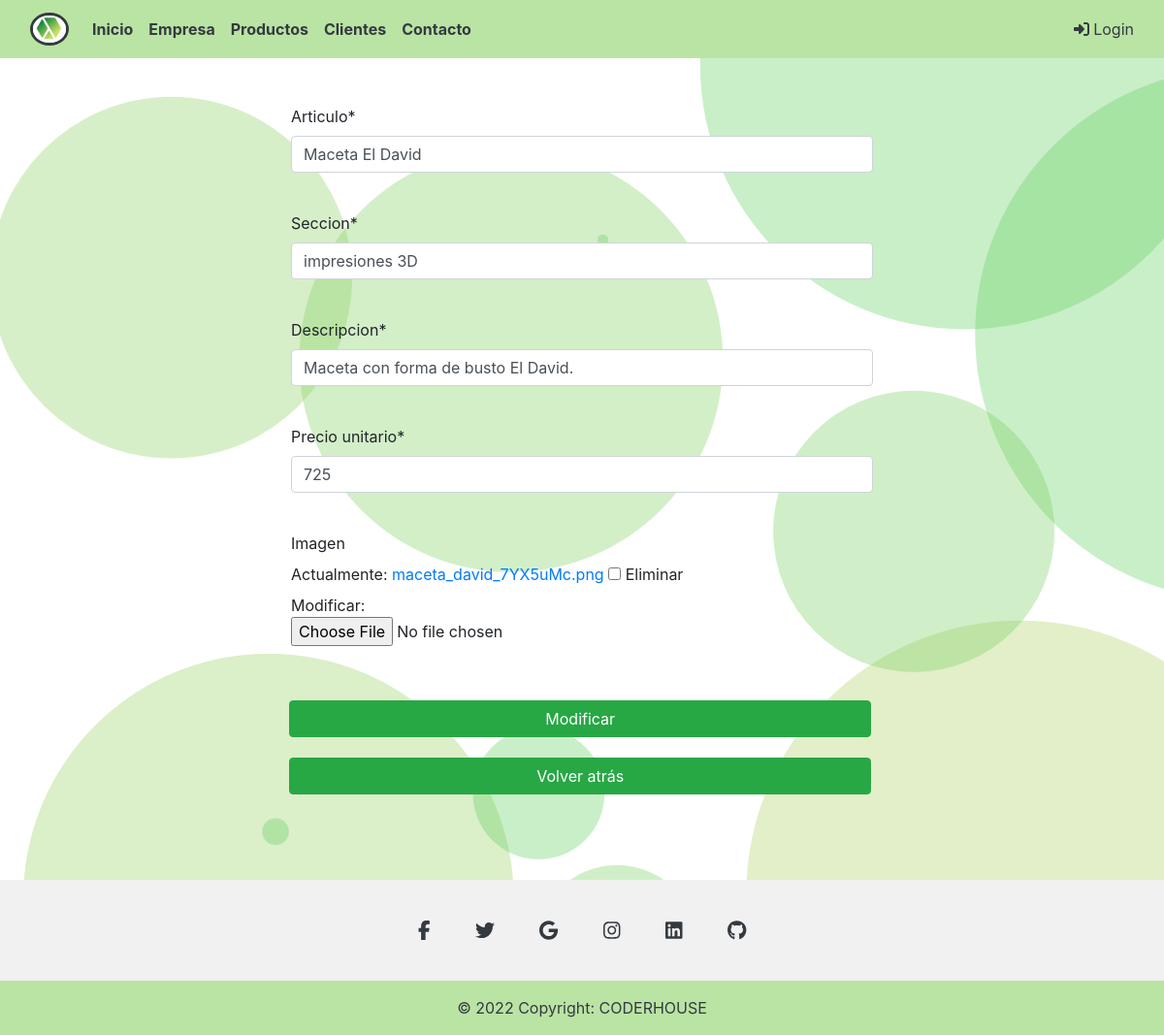
Screenshot of /app/2/modificar/ with the database file from the repository.
### app/models.py (models this page shows, shortened)
class Producto(models.Model):
    articulo = models.CharField(max_length=50)
    seccion = models.CharField(max_length=50)
    descripcion = models.CharField(max_length=100)
    precio_unitario = models.IntegerField()
    imagen = models.ImageField(null=True,blank=True)

### app/views.py (the view, shortened to what this page needs)
# urls.py: path('<int:pk>/modificar/',ProductUpdateView.as_view(),name="modificar_producto"),
class ProductUpdateView(UpdateView):
    model = Producto
    fields = ['articulo','seccion','descripcion','precio_unitario','imagen']
    template_name = 'modifcar_producto.html'

### templates/modifcar_producto.html (shortened to what this page needs)
{% extends "padre.html" %}
{% load crispy_forms_tags %}
{% block loquecambia %}
    <form class="form" method="POST" enctype="multipart/form-data">
        {{form.articulo|as_crispy_field }}
        <br>
        {{form.seccion|as_crispy_field }}
        <br>
        {{form.descripcion|as_crispy_field }}
        <br>
        {{form.precio_unitario|as_crispy_field }}
        <br>
        {{form.imagen|as_crispy_field }}
        <br>
        <button type="submit" class="btn btn-success bot-prod crear">Modificar</button>
        <button type="submit" class="btn btn-success bot-prod crear"><a href="{% url 'app:productos' %}" style="color: white; text-decoration: none">Volver atrás</a></button>
    </form>
{% endblock %}

### static/css/style.css (style rules this page uses)
* { margin: 0; padding: 0; box-sizing: border-box; background-attachment: fixed; }
body { background-image: url(../images/bg2.png); }
.bot-prod { margin: 2em 1.3em 2em 1.3em; }
.crear { width: 100%; margin-left: -0.30%; margin-top: 1em; }
.contacto, .form { display: flex; flex-direction: column; width: 50%; justify-content: center; margin-left: 25%; }
.form { margin-top: 3em; margin-bottom: 5.2em; }
.form button { margin-top: 1em; margin-bottom: 0.3em; }

### rows the page displays
Producto: articulo "Maceta El David", seccion "impresiones 3D", descripcion "Maceta con forma de busto El David.", precio_unitario "725"
